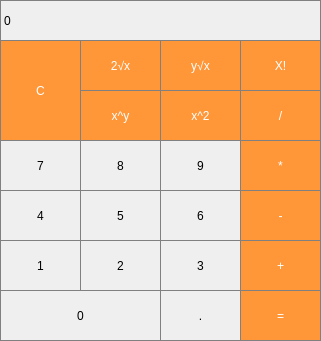
<?xml version="1.0" encoding="UTF-8"?>
<ui version="4.0">
 <class>MainWindow</class>
 <widget class="QMainWindow" name="MainWindow">
  <property name="geometry">
   <rect>
    <x>0</x>
    <y>0</y>
    <width>321</width>
    <height>341</height>
   </rect>
  </property>
  <property name="windowTitle">
   <string>MainWindow</string>
  </property>
  <widget class="QWidget" name="centralWidget">
   <widget class="QLabel" name="label">
    <property name="geometry">
     <rect>
      <x>0</x>
      <y>0</y>
      <width>321</width>
      <height>41</height>
     </rect>
    </property>
    <property name="styleSheet">
     <string notr="true">QLabel {
  qproperty-alignment: 'AlignVCenter | AlignRight';
  border: 1px solid gray;
} </string>
    </property>
    <property name="text">
     <string>0</string>
    </property>
   </widget>
   <widget class="QPushButton" name="pushButton_clear">
    <property name="geometry">
     <rect>
      <x>0</x>
      <y>40</y>
      <width>81</width>
      <height>101</height>
     </rect>
    </property>
    <property name="styleSheet">
     <string notr="true">QPushButton {
  background-color: rgb(255, 151, 57);
  color: white; 
  border: 1px solid gray;
}

QPushButton:pressed {
    background-color: qlineargradient(x1: 0, y1: 0, x2: 0, y2: 1,
                                      stop: 0 #FF7832, stop: 1 #FF9739);
}</string>
    </property>
    <property name="text">
     <string>C</string>
    </property>
   </widget>
   <widget class="QPushButton" name="pushButton_sqrt">
    <property name="geometry">
     <rect>
      <x>80</x>
      <y>40</y>
      <width>81</width>
      <height>51</height>
     </rect>
    </property>
    <property name="styleSheet">
     <string notr="true">QPushButton {
  background-color: rgb(255, 151, 57);
  color: white; 
  border: 1px solid gray;
}

QPushButton:pressed {
    background-color: qlineargradient(x1: 0, y1: 0, x2: 0, y2: 1,
                                      stop: 0 #FF7832, stop: 1 #FF9739);
}</string>
    </property>
    <property name="text">
     <string>2√x</string>
    </property>
   </widget>
   <widget class="QPushButton" name="pushButton_power">
    <property name="geometry">
     <rect>
      <x>160</x>
      <y>90</y>
      <width>81</width>
      <height>51</height>
     </rect>
    </property>
    <property name="styleSheet">
     <string notr="true">QPushButton {
  background-color: rgb(255, 151, 57);
  color: white; 
  border: 1px solid gray;
}

QPushButton:pressed {
    background-color: qlineargradient(x1: 0, y1: 0, x2: 0, y2: 1,
                                      stop: 0 #FF7832, stop: 1 #FF9739);
}</string>
    </property>
    <property name="text">
     <string>x^2</string>
    </property>
   </widget>
   <widget class="QPushButton" name="pushButton_divide">
    <property name="geometry">
     <rect>
      <x>240</x>
      <y>90</y>
      <width>81</width>
      <height>51</height>
     </rect>
    </property>
    <property name="styleSheet">
     <string notr="true">QPushButton {
  background-color: rgb(255, 151, 57);
  color: white; 
  border: 1px solid gray;
}

QPushButton:pressed {
    background-color: qlineargradient(x1: 0, y1: 0, x2: 0, y2: 1,
                                      stop: 0 #FF7832, stop: 1 #FF9739);
}</string>
    </property>
    <property name="text">
     <string>/</string>
    </property>
   </widget>
   <widget class="QPushButton" name="pushButton_8">
    <property name="geometry">
     <rect>
      <x>80</x>
      <y>140</y>
      <width>81</width>
      <height>51</height>
     </rect>
    </property>
    <property name="styleSheet">
     <string notr="true">QPushButton {
   border: 1px solid gray;
}
QPushButton:pressed {
    background-color: qlineargradient(x1: 0, y1: 0, x2: 0, y2: 1,
                                      stop: 0 #dadbde, stop: 1 #f6f7fa);
}</string>
    </property>
    <property name="text">
     <string>8</string>
    </property>
   </widget>
   <widget class="QPushButton" name="pushButton_7">
    <property name="geometry">
     <rect>
      <x>0</x>
      <y>140</y>
      <width>81</width>
      <height>51</height>
     </rect>
    </property>
    <property name="styleSheet">
     <string notr="true">QPushButton {
   border: 1px solid gray;
}
QPushButton:pressed {
    background-color: qlineargradient(x1: 0, y1: 0, x2: 0, y2: 1,
                                      stop: 0 #dadbde, stop: 1 #f6f7fa);
}</string>
    </property>
    <property name="text">
     <string>7</string>
    </property>
   </widget>
   <widget class="QPushButton" name="pushButton_multiply">
    <property name="geometry">
     <rect>
      <x>240</x>
      <y>140</y>
      <width>81</width>
      <height>51</height>
     </rect>
    </property>
    <property name="styleSheet">
     <string notr="true">QPushButton {
  background-color: rgb(255, 151, 57);
  color: white; 
  border: 1px solid gray;
}

QPushButton:pressed {
    background-color: qlineargradient(x1: 0, y1: 0, x2: 0, y2: 1,
                                      stop: 0 #FF7832, stop: 1 #FF9739);
}</string>
    </property>
    <property name="text">
     <string>*</string>
    </property>
   </widget>
   <widget class="QPushButton" name="pushButton_9">
    <property name="geometry">
     <rect>
      <x>160</x>
      <y>140</y>
      <width>81</width>
      <height>51</height>
     </rect>
    </property>
    <property name="styleSheet">
     <string notr="true">QPushButton {
   border: 1px solid gray;
}
QPushButton:pressed {
    background-color: qlineargradient(x1: 0, y1: 0, x2: 0, y2: 1,
                                      stop: 0 #dadbde, stop: 1 #f6f7fa);
}</string>
    </property>
    <property name="text">
     <string>9</string>
    </property>
   </widget>
   <widget class="QPushButton" name="pushButton_4">
    <property name="geometry">
     <rect>
      <x>0</x>
      <y>190</y>
      <width>81</width>
      <height>51</height>
     </rect>
    </property>
    <property name="styleSheet">
     <string notr="true">QPushButton {
   border: 1px solid gray;
}
QPushButton:pressed {
    background-color: qlineargradient(x1: 0, y1: 0, x2: 0, y2: 1,
                                      stop: 0 #dadbde, stop: 1 #f6f7fa);
}</string>
    </property>
    <property name="text">
     <string>4</string>
    </property>
   </widget>
   <widget class="QPushButton" name="pushButton_minus">
    <property name="geometry">
     <rect>
      <x>240</x>
      <y>190</y>
      <width>81</width>
      <height>51</height>
     </rect>
    </property>
    <property name="styleSheet">
     <string notr="true">QPushButton {
  background-color: rgb(255, 151, 57);
  color: white; 
  border: 1px solid gray;
}

QPushButton:pressed {
    background-color: qlineargradient(x1: 0, y1: 0, x2: 0, y2: 1,
                                      stop: 0 #FF7832, stop: 1 #FF9739);
}</string>
    </property>
    <property name="text">
     <string>-</string>
    </property>
   </widget>
   <widget class="QPushButton" name="pushButton_6">
    <property name="geometry">
     <rect>
      <x>160</x>
      <y>190</y>
      <width>81</width>
      <height>51</height>
     </rect>
    </property>
    <property name="styleSheet">
     <string notr="true">QPushButton {
   border: 1px solid gray;
}
QPushButton:pressed {
    background-color: qlineargradient(x1: 0, y1: 0, x2: 0, y2: 1,
                                      stop: 0 #dadbde, stop: 1 #f6f7fa);
}</string>
    </property>
    <property name="text">
     <string>6</string>
    </property>
   </widget>
   <widget class="QPushButton" name="pushButton_5">
    <property name="geometry">
     <rect>
      <x>80</x>
      <y>190</y>
      <width>81</width>
      <height>51</height>
     </rect>
    </property>
    <property name="styleSheet">
     <string notr="true">QPushButton {
   border: 1px solid gray;
}
QPushButton:pressed {
    background-color: qlineargradient(x1: 0, y1: 0, x2: 0, y2: 1,
                                      stop: 0 #dadbde, stop: 1 #f6f7fa);
}</string>
    </property>
    <property name="text">
     <string>5</string>
    </property>
   </widget>
   <widget class="QPushButton" name="pushButton_3">
    <property name="geometry">
     <rect>
      <x>160</x>
      <y>240</y>
      <width>81</width>
      <height>51</height>
     </rect>
    </property>
    <property name="styleSheet">
     <string notr="true">QPushButton {
   border: 1px solid gray;
}
QPushButton:pressed {
    background-color: qlineargradient(x1: 0, y1: 0, x2: 0, y2: 1,
                                      stop: 0 #dadbde, stop: 1 #f6f7fa);
}</string>
    </property>
    <property name="text">
     <string>3</string>
    </property>
   </widget>
   <widget class="QPushButton" name="pushButton_1">
    <property name="geometry">
     <rect>
      <x>0</x>
      <y>240</y>
      <width>81</width>
      <height>51</height>
     </rect>
    </property>
    <property name="styleSheet">
     <string notr="true">QPushButton {
   border: 1px solid gray;
}
QPushButton:pressed {
    background-color: qlineargradient(x1: 0, y1: 0, x2: 0, y2: 1,
                                      stop: 0 #dadbde, stop: 1 #f6f7fa);
}</string>
    </property>
    <property name="text">
     <string>1</string>
    </property>
   </widget>
   <widget class="QPushButton" name="pushButton_plus">
    <property name="geometry">
     <rect>
      <x>240</x>
      <y>240</y>
      <width>81</width>
      <height>51</height>
     </rect>
    </property>
    <property name="styleSheet">
     <string notr="true">QPushButton {
  background-color: rgb(255, 151, 57);
  color: white; 
  border: 1px solid gray;
}

QPushButton:pressed {
    background-color: qlineargradient(x1: 0, y1: 0, x2: 0, y2: 1,
                                      stop: 0 #FF7832, stop: 1 #FF9739);
}</string>
    </property>
    <property name="text">
     <string>+</string>
    </property>
   </widget>
   <widget class="QPushButton" name="pushButton_2">
    <property name="geometry">
     <rect>
      <x>80</x>
      <y>240</y>
      <width>81</width>
      <height>51</height>
     </rect>
    </property>
    <property name="styleSheet">
     <string notr="true">QPushButton {
   border: 1px solid gray;
}
QPushButton:pressed {
    background-color: qlineargradient(x1: 0, y1: 0, x2: 0, y2: 1,
                                      stop: 0 #dadbde, stop: 1 #f6f7fa);
}</string>
    </property>
    <property name="text">
     <string>2</string>
    </property>
   </widget>
   <widget class="QPushButton" name="pushButton_equal">
    <property name="geometry">
     <rect>
      <x>240</x>
      <y>290</y>
      <width>81</width>
      <height>51</height>
     </rect>
    </property>
    <property name="styleSheet">
     <string notr="true">QPushButton {
  background-color: rgb(255, 151, 57);
  color: white; 
  border: 1px solid gray;
}

QPushButton:pressed {
    background-color: qlineargradient(x1: 0, y1: 0, x2: 0, y2: 1,
                                      stop: 0 #FF7832, stop: 1 #FF9739);
}</string>
    </property>
    <property name="text">
     <string>=</string>
    </property>
   </widget>
   <widget class="QPushButton" name="pushButton_dot">
    <property name="geometry">
     <rect>
      <x>160</x>
      <y>290</y>
      <width>81</width>
      <height>51</height>
     </rect>
    </property>
    <property name="styleSheet">
     <string notr="true">QPushButton {
   border: 1px solid gray;
}
QPushButton:pressed {
    background-color: qlineargradient(x1: 0, y1: 0, x2: 0, y2: 1,
                                      stop: 0 #dadbde, stop: 1 #f6f7fa);
}</string>
    </property>
    <property name="text">
     <string>.</string>
    </property>
   </widget>
   <widget class="QPushButton" name="pushButton_0">
    <property name="geometry">
     <rect>
      <x>0</x>
      <y>290</y>
      <width>161</width>
      <height>51</height>
     </rect>
    </property>
    <property name="styleSheet">
     <string notr="true">QPushButton {
   border: 1px solid gray;
}
QPushButton:pressed {
    background-color: qlineargradient(x1: 0, y1: 0, x2: 0, y2: 1,
                                      stop: 0 #dadbde, stop: 1 #f6f7fa);
}</string>
    </property>
    <property name="text">
     <string>0</string>
    </property>
   </widget>
   <widget class="QPushButton" name="pushButton_factorial">
    <property name="geometry">
     <rect>
      <x>240</x>
      <y>40</y>
      <width>81</width>
      <height>51</height>
     </rect>
    </property>
    <property name="styleSheet">
     <string notr="true">QPushButton {
  background-color: rgb(255, 151, 57);
  color: white; 
  border: 1px solid gray;
}

QPushButton:pressed {
    background-color: qlineargradient(x1: 0, y1: 0, x2: 0, y2: 1,
                                      stop: 0 #FF7832, stop: 1 #FF9739);
}</string>
    </property>
    <property name="text">
     <string>X!</string>
    </property>
   </widget>
   <widget class="QPushButton" name="pushButton_power_y">
    <property name="geometry">
     <rect>
      <x>80</x>
      <y>90</y>
      <width>81</width>
      <height>51</height>
     </rect>
    </property>
    <property name="styleSheet">
     <string notr="true">QPushButton {
  background-color: rgb(255, 151, 57);
  color: white; 
  border: 1px solid gray;
}

QPushButton:pressed {
    background-color: qlineargradient(x1: 0, y1: 0, x2: 0, y2: 1,
                                      stop: 0 #FF7832, stop: 1 #FF9739);
}</string>
    </property>
    <property name="text">
     <string>x^y</string>
    </property>
   </widget>
   <widget class="QPushButton" name="pushButton_sqrt_y">
    <property name="geometry">
     <rect>
      <x>160</x>
      <y>40</y>
      <width>81</width>
      <height>51</height>
     </rect>
    </property>
    <property name="styleSheet">
     <string notr="true">QPushButton {
  background-color: rgb(255, 151, 57);
  color: white; 
  border: 1px solid gray;
}

QPushButton:pressed {
    background-color: qlineargradient(x1: 0, y1: 0, x2: 0, y2: 1,
                                      stop: 0 #FF7832, stop: 1 #FF9739);
}</string>
    </property>
    <property name="text">
     <string>y√x</string>
    </property>
   </widget>
  </widget>
 </widget>
 <layoutdefault spacing="6" margin="11"/>
 <resources/>
 <connections/>
</ui>
